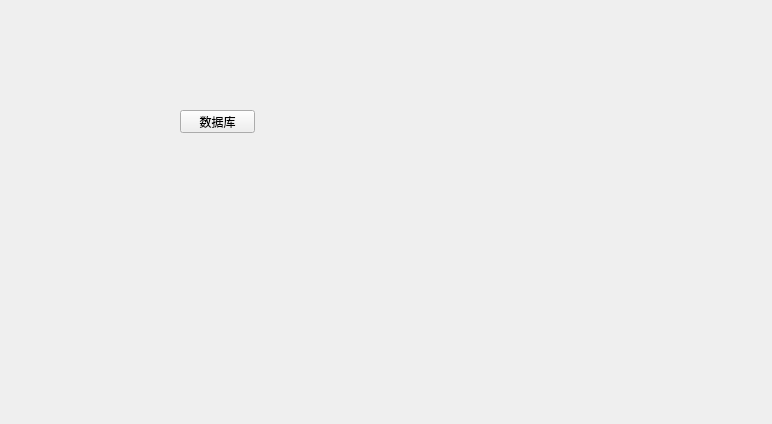
<?xml version="1.0" encoding="UTF-8"?>
<ui version="4.0">
 <class>WidgetDB</class>
 <widget class="QWidget" name="WidgetDB">
  <property name="geometry">
   <rect>
    <x>0</x>
    <y>0</y>
    <width>772</width>
    <height>424</height>
   </rect>
  </property>
  <property name="windowTitle">
   <string>Form</string>
  </property>
  <widget class="QPushButton" name="pushButton">
   <property name="geometry">
    <rect>
     <x>180</x>
     <y>110</y>
     <width>75</width>
     <height>23</height>
    </rect>
   </property>
   <property name="text">
    <string>数据库</string>
   </property>
  </widget>
 </widget>
 <resources/>
 <connections/>
</ui>
